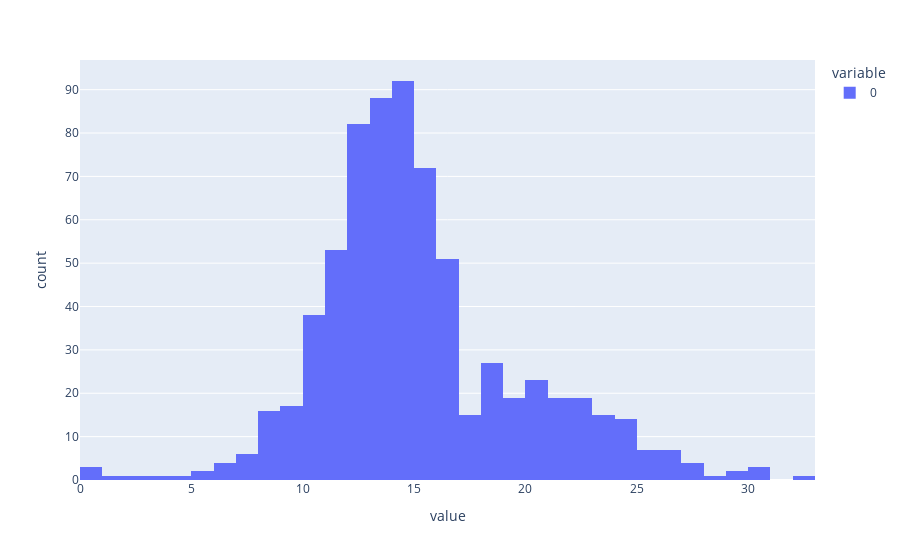

Write notebook code for a chart like this one.
### Code cell
px.histogram(torch.sqrt(torch.sum((init_pt_tensor.reshape(-1, 28*28) - dc_samples_tensor['spacial'].reshape(-1, 28*28))**2, 1)))

### Figure 1 — Plotly figure (JSON) as saved in the notebook; plotly's stock layout.template omitted (floating-point values rounded to 4 significant figures; data arrays with more than 128 entries replaced by an {"elided": "..."} marker saying what was removed)
{"data": [{"alignmentgroup": "True", "bingroup": "x", "hovertemplate": "variable=0<br>value=%{x}<br>count=%{y}<extra></extra>", "legendgroup": "0", "marker": {"color": "#636efa"}, "name": "0", "offsetgroup": "0", "orientation": "v", "showlegend": true, "type": "histogram", "x": {"elided": "704 float values"}, "xaxis": "x", "yaxis": "y"}], "layout": {"barmode": "relative", "legend": {"title": {"text": "variable"}, "tracegroupgap": 0}, "margin": {"t": 60}, "xaxis": {"anchor": "y", "domain": [0, 1], "title": {"text": "value"}}, "yaxis": {"anchor": "x", "domain": [0, 1], "title": {"text": "count"}}}}
